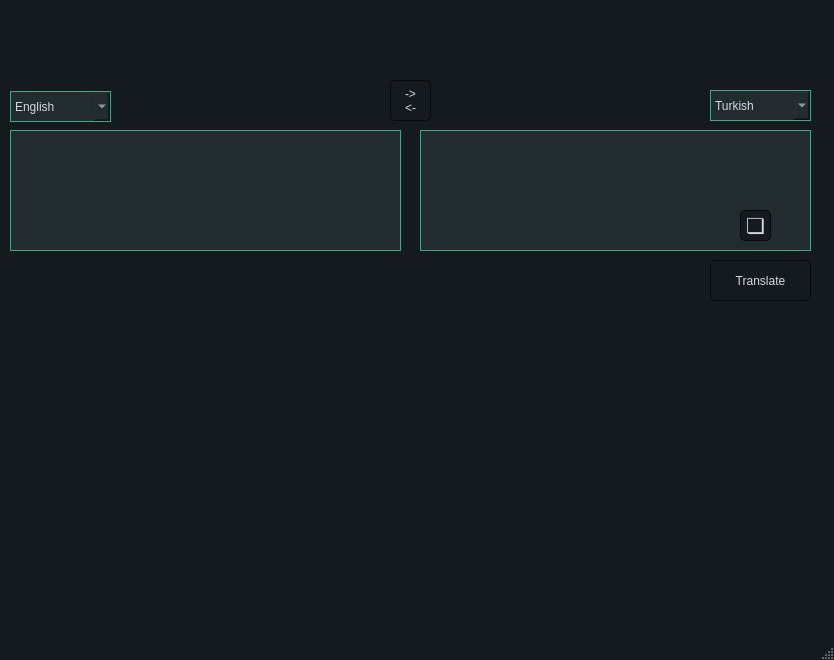
<?xml version="1.0" encoding="UTF-8"?>
<ui version="4.0">
 <class>MainWindow</class>
 <widget class="QMainWindow" name="MainWindow">
  <property name="geometry">
   <rect>
    <x>0</x>
    <y>0</y>
    <width>834</width>
    <height>660</height>
   </rect>
  </property>
  <property name="minimumSize">
   <size>
    <width>834</width>
    <height>660</height>
   </size>
  </property>
  <property name="maximumSize">
   <size>
    <width>834</width>
    <height>660</height>
   </size>
  </property>
  <property name="windowTitle">
   <string>MainWindow</string>
  </property>
  <property name="styleSheet">
   <string notr="true">/*
ManjaroMix Style Sheet for QT Applications
Author: Jaime A. Quiroga P.
Company: GTRONICK
Last updated: 25/02/2020, 15:42.
Available at: https://github.com/GTRONICK/QSS/blob/master/ManjaroMix.qss
*/
QMainWindow {
	background-color:#151a1e;
}
QCalendar {
	background-color: #151a1e;
}
QTextEdit {
	border-width: 1px;
	border-style: solid;
	border-color: #4fa08b;
	background-color: #222b2e;
	color: #d3dae3;
}
QPlainTextEdit {
	border-width: 1px;
	border-style: solid;
	border-color: #4fa08b;
	background-color: #222b2e;
	color: #d3dae3;
}
QToolButton {
	border-style: solid;
	border-top-color: qlineargradient(spread:pad, x1:0.5, y1:1, x2:0.5, y2:0, stop:0 rgb(215, 215, 215), stop:1 rgb(222, 222, 222));
	border-right-color: qlineargradient(spread:pad, x1:0, y1:0.5, x2:1, y2:0.5, stop:0 rgb(217, 217, 217), stop:1 rgb(227, 227, 227));
	border-left-color: qlineargradient(spread:pad, x1:0, y1:0.5, x2:1, y2:0.5, stop:0 rgb(227, 227, 227), stop:1 rgb(217, 217, 217));
	border-bottom-color: qlineargradient(spread:pad, x1:0.5, y1:1, x2:0.5, y2:0, stop:0 rgb(215, 215, 215), stop:1 rgb(222, 222, 222));
	border-width: 1px;
	border-radius: 5px;
	color: #d3dae3;
	padding: 2px;
	background-color: rgb(255,255,255);
}
QToolButton:hover{
	border-style: solid;
	border-top-color: qlineargradient(spread:pad, x1:0.5, y1:1, x2:0.5, y2:0, stop:0 rgb(195, 195, 195), stop:1 rgb(222, 222, 222));
	border-right-color: qlineargradient(spread:pad, x1:0, y1:0.5, x2:1, y2:0.5, stop:0 rgb(197, 197, 197), stop:1 rgb(227, 227, 227));
	border-left-color: qlineargradient(spread:pad, x1:0, y1:0.5, x2:1, y2:0.5, stop:0 rgb(227, 227, 227), stop:1 rgb(197, 197, 197));
	border-bottom-color: qlineargradient(spread:pad, x1:0.5, y1:1, x2:0.5, y2:0, stop:0 rgb(195, 195, 195), stop:1 rgb(222, 222, 222));
	border-width: 1px;
	border-radius: 5px;
	color: rgb(0,0,0);
	padding: 2px;
	background-color: rgb(255,255,255);
}
QToolButton:pressed{
	border-style: solid;
	border-top-color: qlineargradient(spread:pad, x1:0.5, y1:1, x2:0.5, y2:0, stop:0 rgb(215, 215, 215), stop:1 rgb(222, 222, 222));
	border-right-color: qlineargradient(spread:pad, x1:0, y1:0.5, x2:1, y2:0.5, stop:0 rgb(217, 217, 217), stop:1 rgb(227, 227, 227));
	border-left-color: qlineargradient(spread:pad, x1:0, y1:0.5, x2:1, y2:0.5, stop:0 rgb(227, 227, 227), stop:1 rgb(217, 217, 217));
	border-bottom-color: qlineargradient(spread:pad, x1:0.5, y1:1, x2:0.5, y2:0, stop:0 rgb(215, 215, 215), stop:1 rgb(222, 222, 222));
	border-width: 1px;
	border-radius: 5px;
	color: rgb(0,0,0);
	padding: 2px;
	background-color: rgb(142,142,142);
}
QPushButton{
	border-style: solid;
	border-color: #050a0e;
	border-width: 1px;
	border-radius: 5px;
	color: #d3dae3;
	padding: 2px;
	background-color: #151a1e;
	
}
QPushButton::default{
	border-style: solid;
	border-color: #050a0e;
	border-width: 1px;
	border-radius: 5px;
	color: #FFFFFF;
	padding: 2px;
	background-color: #151a1e;;
}
QPushButton:hover{
	border-style: solid;
	border-color: #050a0e;
	border-width: 1px;
	border-radius: 5px;
	color: #d3dae3;
	padding: 2px;
	background-color: #141E6E;
}
QPushButton:pressed{
	border-style: solid;
	border-color: #050a0e;
	border-width: 1px;
	border-radius: 5px;
	color: #d3dae3;
	padding: 2px;
	background-color: #2c2f2f;
}
QPushButton:disabled{
	border-style: solid;
	border-top-color: qlineargradient(spread:pad, x1:0.5, y1:1, x2:0.5, y2:0, stop:0 rgb(215, 215, 215), stop:1 rgb(222, 222, 222));
	border-right-color: qlineargradient(spread:pad, x1:0, y1:0.5, x2:1, y2:0.5, stop:0 rgb(217, 217, 217), stop:1 rgb(227, 227, 227));
	border-left-color: qlineargradient(spread:pad, x1:0, y1:0.5, x2:1, y2:0.5, stop:0 rgb(227, 227, 227), stop:1 rgb(217, 217, 217));
	border-bottom-color: qlineargradient(spread:pad, x1:0.5, y1:1, x2:0.5, y2:0, stop:0 rgb(215, 215, 215), stop:1 rgb(222, 222, 222));
	border-width: 1px;
	border-radius: 5px;
	color: #808086;
	padding: 2px;
	background-color: rgb(142,142,142);
}
QLineEdit {
	border-width: 1px;
	border-style: solid;
	border-color: #4fa08b;
	background-color: #222b2e;
	color: #d3dae3;
}
QLabel {
	color: #d3dae3;
}
QLCDNumber {
	color: #4d9b87;
}
QProgressBar {
	text-align: center;
	color: #d3dae3;
	border-radius: 10px;
	border-color: transparent;
	border-style: solid;
	background-color: #52595d;
}
QProgressBar::chunk {
	background-color: #214037	;
	border-radius: 10px;
}
QMenuBar {
	background-color: #151a1e;
}
QMenuBar::item {
	color: #d3dae3;
  	spacing: 3px;
  	padding: 1px 4px;
	background-color: #151a1e;
}

QMenuBar::item:selected {
  	background-color: #252a2e;
	color: #FFFFFF;
}
QMenu {
	background-color: #151a1e;
}
QMenu::item:selected {
	background-color: #252a2e;
	color: #FFFFFF;
}
QMenu::item {
	color: #d3dae3;
	background-color: #151a1e;
}
QTabWidget {
	color:rgb(0,0,0);
	background-color:#000000;
}
QTabWidget::pane {
		border-color: #050a0e;
		background-color: #1e282c;
		border-style: solid;
		border-width: 1px;
    	border-bottom-left-radius: 4px;
		border-bottom-right-radius: 4px;
}
QTabBar::tab:first {
	border-style: solid;
	border-left-width:1px;
	border-right-width:0px;
	border-top-width:1px;
	border-bottom-width:0px;
	border-top-color: #050a0e;
	border-left-color: #050a0e;
	border-bottom-color: #050a0e;
	border-top-left-radius: 4px;
	color: #d3dae3;
	padding: 3px;
	margin-left:0px;
	background-color: #151a1e;
}
QTabBar::tab:last {
	border-style: solid;
	border-top-width:1px;
	border-left-width:1px;
	border-right-width:1px;
	border-bottom-width:0px;
	border-color: #050a0e;
	border-top-right-radius: 4px;
	color: #d3dae3;
	padding: 3px;
	margin-left:0px;
	background-color: #151a1e;
}
QTabBar::tab {
	border-style: solid;
	border-top-width:1px;
	border-bottom-width:0px;
	border-left-width:1px;
	border-top-color: #050a0e;
	border-left-color: #050a0e;
	border-bottom-color: #050a0e;
	color: #d3dae3;
	padding: 3px;
	margin-left:0px;
	background-color: #151a1e;
}
QTabBar::tab:selected, QTabBar::tab:last:selected, QTabBar::tab:hover {
  	border-style: solid;
  	border-left-width:1px;
	border-bottom-width:0px;
	border-right-color: transparent;
	border-top-color: #050a0e;
	border-left-color: #050a0e;
	border-bottom-color: #050a0e;
	color: #FFFFFF;
	padding: 3px;
	margin-left:0px;
	background-color: #1e282c;
}

QTabBar::tab:selected, QTabBar::tab:first:selected, QTabBar::tab:hover {
  	border-style: solid;
  	border-left-width:1px;
  	border-bottom-width:0px;
  	border-top-width:1px;
	border-right-color: transparent;
	border-top-color: #050a0e;
	border-left-color: #050a0e;
	border-bottom-color: #050a0e;
	color: #FFFFFF;
	padding: 3px;
	margin-left:0px;
	background-color: #1e282c;
}

QCheckBox {
	color: #d3dae3;
	padding: 2px;
}
QCheckBox:disabled {
	color: #808086;
	padding: 2px;
}

QCheckBox:hover {
	border-radius:4px;
	border-style:solid;
	padding-left: 1px;
	padding-right: 1px;
	padding-bottom: 1px;
	padding-top: 1px;
	border-width:1px;
	border-color: transparent;
}
QCheckBox::indicator:checked {

	height: 10px;
	width: 10px;
	border-style:solid;
	border-width: 1px;
	border-color: #4fa08b;
	color: #000000;
	background-color: qradialgradient(cx:0.4, cy:0.4, radius: 1.5,fx:0, fy:0, stop:0 #1e282c, stop:0.3 #1e282c, stop:0.4 #4fa08b, stop:0.5 #1e282c, stop:1 #1e282c);
}
QCheckBox::indicator:unchecked {

	height: 10px;
	width: 10px;
	border-style:solid;
	border-width: 1px;
	border-color: #4fa08b;
	color: #000000;
}
QRadioButton {
	color: #d3dae3;
	padding: 1px;
}
QRadioButton::indicator:checked {
	height: 10px;
	width: 10px;
	border-style:solid;
	border-radius:5px;
	border-width: 1px;
	border-color: #4fa08b;
	color: #a9b7c6;
	background-color: qradialgradient(cx:0.5, cy:0.5, radius:0.4,fx:0.5, fy:0.5, stop:0 #4fa08b, stop:1 #1e282c);
}
QRadioButton::indicator:!checked {
	height: 10px;
	width: 10px;
	border-style:solid;
	border-radius:5px;
	border-width: 1px;
	border-color: #4fa08b;
	color: #a9b7c6;
	background-color: transparent;
}
QStatusBar {
	color:#027f7f;
}
QSpinBox {
	color: #d3dae3;
	background-color: #222b2e;
	border-width: 1px;
	border-style: solid;
	border-color: #4fa08b;
}
QDoubleSpinBox {
	color: #d3dae3;
	background-color: #222b2e;
	border-width: 1px;
	border-style: solid;
	border-color: #4fa08b;
}
QTimeEdit {
	color: #d3dae3;
	background-color: #222b2e;
	border-width: 1px;
	border-style: solid;
	border-color: #4fa08b;
}
QDateTimeEdit {
	color: #d3dae3;
	background-color: #222b2e;
	border-width: 1px;
	border-style: solid;
	border-color: #4fa08b;
}
QDateEdit {
	color: #d3dae3;
	background-color: #222b2e;
	border-width: 1px;
	border-style: solid;
	border-color: #4fa08b;
}
QFontComboBox {
	color: #d3dae3;
	background-color: #222b2e;
	border-width: 1px;
	border-style: solid;
	border-color: #4fa08b;
}
QComboBox {
	color: #d3dae3;
	background-color: #222b2e;
	border-width: 1px;
	border-style: solid;
	border-color: #4fa08b;
}

QDial {
	background: #16a085;
}

QToolBox {
	color: #a9b7c6;
	background-color: #222b2e;
}
QToolBox::tab {
	color: #a9b7c6;
	background-color:#222b2e;
}
QToolBox::tab:selected {
	color: #FFFFFF;
	background-color:#222b2e;
}
QScrollArea {
	color: #FFFFFF;
	background-color:#222b2e;
}
QSlider::groove:horizontal {
	height: 5px;
	background-color: #52595d;
}
QSlider::groove:vertical {
	width: 5px;
	background-color: #52595d;
}
QSlider::handle:horizontal {
	background: #1a2224;
	border-style: solid;
	border-width: 1px;
	border-color: rgb(207,207,207);
	width: 12px;
	margin: -5px 0;
	border-radius: 7px;
}
QSlider::handle:vertical {
	background: #1a2224;
	border-style: solid;
	border-width: 1px;
	border-color: rgb(207,207,207);
	height: 12px;
	margin: 0 -5px;
	border-radius: 7px;
}
QSlider::add-page:horizontal {
    background: #52595d;
}
QSlider::add-page:vertical {
    background: #52595d;
}
QSlider::sub-page:horizontal {
    background-color: #15433a;
}
QSlider::sub-page:vertical {
    background-color: #15433a;
}
QScrollBar:horizontal {
	max-height: 10px;
	border: 1px transparent grey;
	margin: 0px 20px 0px 20px;
	background: transparent;
}
QScrollBar:vertical {
	max-width: 10px;
	border: 1px transparent grey;
	margin: 20px 0px 20px 0px;
	background: transparent;
}
QScrollBar::handle:horizontal {
	background: #52595d;
	border-style: transparent;
	border-radius: 4px;
	min-width: 25px;
}
QScrollBar::handle:horizontal:hover {
	background: #58a492;
	border-style: transparent;
	border-radius: 4px;
	min-width: 25px;
}
QScrollBar::handle:vertical {
	background: #52595d;
	border-style: transparent;
	border-radius: 4px;
	min-height: 25px;
}
QScrollBar::handle:vertical:hover {
	background: #58a492;
	border-style: transparent;
	border-radius: 4px;
	min-height: 25px;
}
QScrollBar::add-line:horizontal {
   border: 2px transparent grey;
   border-top-right-radius: 4px;
   border-bottom-right-radius: 4px;
   background: #15433a;
   width: 20px;
   subcontrol-position: right;
   subcontrol-origin: margin;
}
QScrollBar::add-line:horizontal:pressed {
   border: 2px transparent grey;
   border-top-right-radius: 4px;
   border-bottom-right-radius: 4px;
   background: rgb(181,181,181);
   width: 20px;
   subcontrol-position: right;
   subcontrol-origin: margin;
}
QScrollBar::add-line:vertical {
   border: 2px transparent grey;
   border-bottom-left-radius: 4px;
   border-bottom-right-radius: 4px;
   background: #15433a;
   height: 20px;
   subcontrol-position: bottom;
   subcontrol-origin: margin;
}
QScrollBar::add-line:vertical:pressed {
   border: 2px transparent grey;
   border-bottom-left-radius: 4px;
   border-bottom-right-radius: 4px;
   background: rgb(181,181,181);
   height: 20px;
   subcontrol-position: bottom;
   subcontrol-origin: margin;
}
QScrollBar::sub-line:horizontal {
   border: 2px transparent grey;
   border-top-left-radius: 4px;
   border-bottom-left-radius: 4px;
   background: #15433a;
   width: 20px;
   subcontrol-position: left;
   subcontrol-origin: margin;
}
QScrollBar::sub-line:horizontal:pressed {
   border: 2px transparent grey;
   border-top-left-radius: 4px;
   border-bottom-left-radius: 4px;
   background: rgb(181,181,181);
   width: 20px;
   subcontrol-position: left;
   subcontrol-origin: margin;
}
QScrollBar::sub-line:vertical {
   border: 2px transparent grey;
   border-top-left-radius: 4px;
   border-top-right-radius: 4px;
   background: #15433a;
   height: 20px;
   subcontrol-position: top;
   subcontrol-origin: margin;
}
QScrollBar::sub-line:vertical:pressed {
   border: 2px transparent grey;
   border-top-left-radius: 4px;
   border-top-right-radius: 4px;
   background: rgb(181,181,181);
   height: 20px;
   subcontrol-position: top;
   subcontrol-origin: margin;
}

QScrollBar::add-page:horizontal, QScrollBar::sub-page:horizontal {
   background: none;
}
QScrollBar::add-page:vertical, QScrollBar::sub-page:vertical {
   background: none;
}</string>
  </property>
  <widget class="QWidget" name="centralwidget">
   <widget class="QTextEdit" name="textEdit">
    <property name="geometry">
     <rect>
      <x>420</x>
      <y>130</y>
      <width>391</width>
      <height>121</height>
     </rect>
    </property>
    <property name="font">
     <font>
      <pointsize>12</pointsize>
     </font>
    </property>
   </widget>
   <widget class="QComboBox" name="comboBox">
    <property name="geometry">
     <rect>
      <x>10</x>
      <y>91</y>
      <width>101</width>
      <height>31</height>
     </rect>
    </property>
    <property name="font">
     <font>
      <pointsize>9</pointsize>
     </font>
    </property>
    <item>
     <property name="text">
      <string>English</string>
     </property>
    </item>
    <item>
     <property name="text">
      <string>Slovenian</string>
     </property>
    </item>
    <item>
     <property name="text">
      <string>Bulgarian</string>
     </property>
    </item>
    <item>
     <property name="text">
      <string>Armenian</string>
     </property>
    </item>
    <item>
     <property name="text">
      <string>Korean</string>
     </property>
    </item>
    <item>
     <property name="text">
      <string>Chinese</string>
     </property>
    </item>
    <item>
     <property name="text">
      <string>French</string>
     </property>
    </item>
    <item>
     <property name="text">
      <string>Greek</string>
     </property>
    </item>
    <item>
     <property name="text">
      <string>Hindi</string>
     </property>
    </item>
    <item>
     <property name="text">
      <string>Indonesian</string>
     </property>
    </item>
    <item>
     <property name="text">
      <string>Japanese</string>
     </property>
    </item>
    <item>
     <property name="text">
      <string>Portuguese</string>
     </property>
    </item>
    <item>
     <property name="text">
      <string>Russian</string>
     </property>
    </item>
    <item>
     <property name="text">
      <string>Slovenian</string>
     </property>
    </item>
    <item>
     <property name="text">
      <string>Turkish</string>
     </property>
    </item>
    <item>
     <property name="text">
      <string>German</string>
     </property>
    </item>
   </widget>
   <widget class="QPushButton" name="pushButton">
    <property name="geometry">
     <rect>
      <x>710</x>
      <y>260</y>
      <width>101</width>
      <height>41</height>
     </rect>
    </property>
    <property name="text">
     <string>Translate</string>
    </property>
   </widget>
   <widget class="QComboBox" name="comboBox_2">
    <property name="geometry">
     <rect>
      <x>710</x>
      <y>90</y>
      <width>101</width>
      <height>31</height>
     </rect>
    </property>
    <property name="font">
     <font>
      <pointsize>9</pointsize>
     </font>
    </property>
    <item>
     <property name="text">
      <string>Turkish</string>
     </property>
    </item>
    <item>
     <property name="text">
      <string>Slovenian</string>
     </property>
    </item>
    <item>
     <property name="text">
      <string>Bulgarian</string>
     </property>
    </item>
    <item>
     <property name="text">
      <string>Armenian</string>
     </property>
    </item>
    <item>
     <property name="text">
      <string>Korean</string>
     </property>
    </item>
    <item>
     <property name="text">
      <string>Chinese</string>
     </property>
    </item>
    <item>
     <property name="text">
      <string>French</string>
     </property>
    </item>
    <item>
     <property name="text">
      <string>Greek</string>
     </property>
    </item>
    <item>
     <property name="text">
      <string>Hindi</string>
     </property>
    </item>
    <item>
     <property name="text">
      <string>Indonesian</string>
     </property>
    </item>
    <item>
     <property name="text">
      <string>Japanese</string>
     </property>
    </item>
    <item>
     <property name="text">
      <string>Portuguese</string>
     </property>
    </item>
    <item>
     <property name="text">
      <string>Russian</string>
     </property>
    </item>
    <item>
     <property name="text">
      <string>Slovenian</string>
     </property>
    </item>
    <item>
     <property name="text">
      <string>English</string>
     </property>
    </item>
    <item>
     <property name="text">
      <string>German</string>
     </property>
    </item>
   </widget>
   <widget class="QPlainTextEdit" name="plainTextEdit">
    <property name="geometry">
     <rect>
      <x>10</x>
      <y>130</y>
      <width>391</width>
      <height>121</height>
     </rect>
    </property>
    <property name="font">
     <font>
      <pointsize>12</pointsize>
     </font>
    </property>
   </widget>
   <widget class="QPushButton" name="pushButton_change">
    <property name="geometry">
     <rect>
      <x>390</x>
      <y>80</y>
      <width>41</width>
      <height>41</height>
     </rect>
    </property>
    <property name="text">
     <string>-&gt;
&lt;-</string>
    </property>
   </widget>
   <widget class="QPushButton" name="pushButton_copy">
    <property name="geometry">
     <rect>
      <x>740</x>
      <y>210</y>
      <width>31</width>
      <height>31</height>
     </rect>
    </property>
    <property name="font">
     <font>
      <pointsize>16</pointsize>
     </font>
    </property>
    <property name="text">
     <string>❏</string>
    </property>
   </widget>
  </widget>
  <widget class="QMenuBar" name="menubar">
   <property name="geometry">
    <rect>
     <x>0</x>
     <y>0</y>
     <width>834</width>
     <height>23</height>
    </rect>
   </property>
  </widget>
  <widget class="QStatusBar" name="statusbar"/>
 </widget>
 <resources/>
 <connections/>
</ui>
